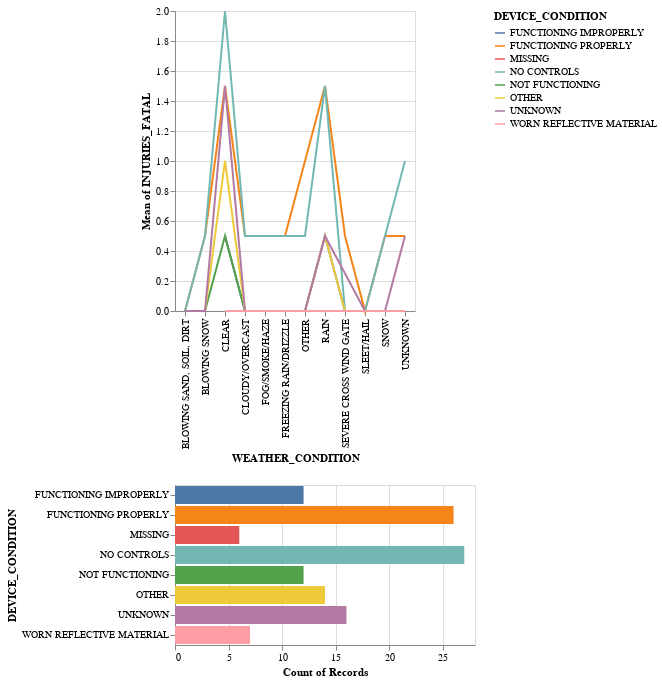

Source (notebook cell):
### Code cell
grouped_data12 = df.groupby(["DEVICE_CONDITION","WEATHER_CONDITION","INJURIES_FATAL"]).size().reset_index(name='INJURIES_TOTAL')


source = grouped_data12

brush = alt.selection_interval()

points = alt.Chart(source).mark_line().encode(
    x='WEATHER_CONDITION:N',
    y='mean(INJURIES_FATAL):Q',
    color=alt.condition(brush, 'DEVICE_CONDITION:N', alt.value('lightgray'))
).add_params(
    brush
)

bars = alt.Chart(source).mark_bar().encode(
    y='DEVICE_CONDITION:N',
    color='DEVICE_CONDITION:N',
    x='count(DEVICE_CONDITION):Q'
).transform_filter(
    brush
)

points & bars

### Figure 1 — Vega-Lite specification as saved in the notebook (floating-point values rounded to 4 significant figures)
{"config": {"view": {"continuousWidth": 300, "continuousHeight": 300}}, "vconcat": [{"mark": {"type": "line"}, "encoding": {"color": {"condition": {"param": "param_3", "field": "DEVICE_CONDITION", "type": "nominal"}, "value": "lightgray"}, "x": {"field": "WEATHER_CONDITION", "type": "nominal"}, "y": {"aggregate": "mean", "field": "INJURIES_FATAL", "type": "quantitative"}}, "name": "view_4"}, {"mark": {"type": "bar"}, "encoding": {"color": {"field": "DEVICE_CONDITION", "type": "nominal"}, "x": {"aggregate": "count", "field": "DEVICE_CONDITION", "type": "quantitative"}, "y": {"field": "DEVICE_CONDITION", "type": "nominal"}}, "transform": [{"filter": {"param": "param_3"}}]}], "data": {"name": "data-73fcae7fb26ff362b3830c1a9aca39d6"}, "params": [{"name": "param_3", "select": {"type": "interval"}, "views": ["view_4"]}], "$schema": "https://vega.github.io/schema/vega-lite/v5.15.1.json", "datasets": {"data-73fcae7fb26ff362b3830c1a9aca39d6": [{"DEVICE_CONDITION": "FUNCTIONING IMPROPERLY", "WEATHER_CONDITION": "CLEAR", "INJURIES_FATAL": 0.0, "INJURIES_TOTAL": 2869}, {"DEVICE_CONDITION": "FUNCTIONING IMPROPERLY", "WEATHER_CONDITION": "CLEAR", "INJURIES_FATAL": 1.0, "INJURIES_TOTAL": 4}, {"DEVICE_CONDITION": "FUNCTIONING IMPROPERLY", "WEATHER_CONDITION": "CLOUDY/OVERCAST", "INJURIES_FATAL": 0.0, "INJURIES_TOTAL": 91}, {"DEVICE_CONDITION": "FUNCTIONING IMPROPERLY", "WEATHER_CONDITION": "FOG/SMOKE/HAZE", "INJURIES_FATAL": 0.0, "INJURIES_TOTAL": 4}, {"DEVICE_CONDITION": "FUNCTIONING IMPROPERLY", "WEATHER_CONDITION": "FREEZING RAIN/DRIZZLE", "INJURIES_FATAL": 0.0, "INJURIES_TOTAL": 9}, {"DEVICE_CONDITION": "FUNCTIONING IMPROPERLY", "WEATHER_CONDITION": "OTHER", "INJURIES_FATAL": 0.0, "INJURIES_TOTAL": 16}, {"DEVICE_CONDITION": "FUNCTIONING IMPROPERLY", "WEATHER_CONDITION": "RAIN", "INJURIES_FATAL": 0.0, "INJURIES_TOTAL": 431}, {"DEVICE_CONDITION": "FUNCTIONING IMPROPERLY", "WEATHER_CONDITION": "RAIN", "INJURIES_FATAL": 1.0, "INJURIES_TOTAL": 1}, {"DEVICE_CONDITION": "FUNCTIONING IMPROPERLY", "WEATHER_CONDITION": "SEVERE CROSS WIND GATE", "INJURIES_FATAL": 0.0, "INJURIES_TOTAL": 2}, {"DEVICE_CONDITION": "FUNCTIONING IMPROPERLY", "WEATHER_CONDITION": "SLEET/HAIL", "INJURIES_FATAL": 0.0, "INJURIES_TOTAL": 2}, {"DEVICE_CONDITION": "FUNCTIONING IMPROPERLY", "WEATHER_CONDITION": "SNOW", "INJURIES_FATAL": 0.0, "INJURIES_TOTAL": 144}, {"DEVICE_CONDITION": "FUNCTIONING IMPROPERLY", "WEATHER_CONDITION": "UNKNOWN", "INJURIES_FATAL": 0.0, "INJURIES_TOTAL": 40}, {"DEVICE_CONDITION": "FUNCTIONING PROPERLY", "WEATHER_CONDITION": "BLOWING SAND, SOIL, DIRT", "INJURIES_FATAL": 0.0, "INJURIES_TOTAL": 1}, {"DEVICE_CONDITION": "FUNCTIONING PROPERLY", "WEATHER_CONDITION": "BLOWING SNOW", "INJURIES_FATAL": 0.0, "INJURIES_TOTAL": 136}, {"DEVICE_CONDITION": "FUNCTIONING PROPERLY", "WEATHER_CONDITION": "BLOWING SNOW", "INJURIES_FATAL": 1.0, "INJURIES_TOTAL": 1}, {"DEVICE_CONDITION": "FUNCTIONING PROPERLY", "WEATHER_CONDITION": "CLEAR", "INJURIES_FATAL": 0.0, "INJURIES_TOTAL": 211225}, {"DEVICE_CONDITION": "FUNCTIONING PROPERLY", "WEATHER_CONDITION": "CLEAR", "INJURIES_FATAL": 1.0, "INJURIES_TOTAL": 243}, {"DEVICE_CONDITION": "FUNCTIONING PROPERLY", "WEATHER_CONDITION": "CLEAR", "INJURIES_FATAL": 2.0, "INJURIES_TOTAL": 20}, {"DEVICE_CONDITION": "FUNCTIONING PROPERLY", "WEATHER_CONDITION": "CLEAR", "INJURIES_FATAL": 3.0, "INJURIES_TOTAL": 2}, {"DEVICE_CONDITION": "FUNCTIONING PROPERLY", "WEATHER_CONDITION": "CLOUDY/OVERCAST", "INJURIES_FATAL": 0.0, "INJURIES_TOTAL": 8808}, {"DEVICE_CONDITION": "FUNCTIONING PROPERLY", "WEATHER_CONDITION": "CLOUDY/OVERCAST", "INJURIES_FATAL": 1.0, "INJURIES_TOTAL": 11}, {"DEVICE_CONDITION": "FUNCTIONING PROPERLY", "WEATHER_CONDITION": "FOG/SMOKE/HAZE", "INJURIES_FATAL": 0.0, "INJURIES_TOTAL": 415}, {"DEVICE_CONDITION": "FUNCTIONING PROPERLY", "WEATHER_CONDITION": "FOG/SMOKE/HAZE", "INJURIES_FATAL": 1.0, "INJURIES_TOTAL": 1}, {"DEVICE_CONDITION": "FUNCTIONING PROPERLY", "WEATHER_CONDITION": "FREEZING RAIN/DRIZZLE", "INJURIES_FATAL": 0.0, "INJURIES_TOTAL": 523}, {"DEVICE_CONDITION": "FUNCTIONING PROPERLY", "WEATHER_CONDITION": "FREEZING RAIN/DRIZZLE", "INJURIES_FATAL": 1.0, "INJURIES_TOTAL": 1}, {"DEVICE_CONDITION": "FUNCTIONING PROPERLY", "WEATHER_CONDITION": "OTHER", "INJURIES_FATAL": 0.0, "INJURIES_TOTAL": 675}, {"DEVICE_CONDITION": "FUNCTIONING PROPERLY", "WEATHER_CONDITION": "OTHER", "INJURIES_FATAL": 2.0, "INJURIES_TOTAL": 1}, {"DEVICE_CONDITION": "FUNCTIONING PROPERLY", "WEATHER_CONDITION": "RAIN", "INJURIES_FATAL": 0.0, "INJURIES_TOTAL": 26141}, {"DEVICE_CONDITION": "FUNCTIONING PROPERLY", "WEATHER_CONDITION": "RAIN", "INJURIES_FATAL": 1.0, "INJURIES_TOTAL": 30}, {"DEVICE_CONDITION": "FUNCTIONING PROPERLY", "WEATHER_CONDITION": "RAIN", "INJURIES_FATAL": 2.0, "INJURIES_TOTAL": 2}, {"DEVICE_CONDITION": "FUNCTIONING PROPERLY", "WEATHER_CONDITION": "RAIN", "INJURIES_FATAL": 3.0, "INJURIES_TOTAL": 1}, {"DEVICE_CONDITION": "FUNCTIONING PROPERLY", "WEATHER_CONDITION": "SEVERE CROSS WIND GATE", "INJURIES_FATAL": 0.0, "INJURIES_TOTAL": 35}, {"DEVICE_CONDITION": "FUNCTIONING PROPERLY", "WEATHER_CONDITION": "SEVERE CROSS WIND GATE", "INJURIES_FATAL": 1.0, "INJURIES_TOTAL": 1}, {"DEVICE_CONDITION": "FUNCTIONING PROPERLY", "WEATHER_CONDITION": "SLEET/HAIL", "INJURIES_FATAL": 0.0, "INJURIES_TOTAL": 373}, {"DEVICE_CONDITION": "FUNCTIONING PROPERLY", "WEATHER_CONDITION": "SNOW", "INJURIES_FATAL": 0.0, "INJURIES_TOTAL": 8971}, {"DEVICE_CONDITION": "FUNCTIONING PROPERLY", "WEATHER_CONDITION": "SNOW", "INJURIES_FATAL": 1.0, "INJURIES_TOTAL": 2}, {"DEVICE_CONDITION": "FUNCTIONING PROPERLY", "WEATHER_CONDITION": "UNKNOWN", "INJURIES_FATAL": 0.0, "INJURIES_TOTAL": 4867}, {"DEVICE_CONDITION": "FUNCTIONING PROPERLY", "WEATHER_CONDITION": "UNKNOWN", "INJURIES_FATAL": 1.0, "INJURIES_TOTAL": 3}, {"DEVICE_CONDITION": "MISSING", "WEATHER_CONDITION": "CLEAR", "INJURIES_FATAL": 0.0, "INJURIES_TOTAL": 68}, {"DEVICE_CONDITION": "MISSING", "WEATHER_CONDITION": "CLOUDY/OVERCAST", "INJURIES_FATAL": 0.0, "INJURIES_TOTAL": 8}, {"DEVICE_CONDITION": "MISSING", "WEATHER_CONDITION": "FREEZING RAIN/DRIZZLE", "INJURIES_FATAL": 0.0, "INJURIES_TOTAL": 1}, {"DEVICE_CONDITION": "MISSING", "WEATHER_CONDITION": "RAIN", "INJURIES_FATAL": 0.0, "INJURIES_TOTAL": 8}, {"DEVICE_CONDITION": "MISSING", "WEATHER_CONDITION": "SNOW", "INJURIES_FATAL": 0.0, "INJURIES_TOTAL": 3}, {"DEVICE_CONDITION": "MISSING", "WEATHER_CONDITION": "UNKNOWN", "INJURIES_FATAL": 0.0, "INJURIES_TOTAL": 1}, {"DEVICE_CONDITION": "NO CONTROLS", "WEATHER_CONDITION": "BLOWING SAND, SOIL, DIRT", "INJURIES_FATAL": 0.0, "INJURIES_TOTAL": 3}, {"DEVICE_CONDITION": "NO CONTROLS", "WEATHER_CONDITION": "BLOWING SNOW", "INJURIES_FATAL": 0.0, "INJURIES_TOTAL": 197}, {"DEVICE_CONDITION": "NO CONTROLS", "WEATHER_CONDITION": "BLOWING SNOW", "INJURIES_FATAL": 1.0, "INJURIES_TOTAL": 1}, {"DEVICE_CONDITION": "NO CONTROLS", "WEATHER_CONDITION": "CLEAR", "INJURIES_FATAL": 0.0, "INJURIES_TOTAL": 353774}, {"DEVICE_CONDITION": "NO CONTROLS", "WEATHER_CONDITION": "CLEAR", "INJURIES_FATAL": 1.0, "INJURIES_TOTAL": 362}, {"DEVICE_CONDITION": "NO CONTROLS", "WEATHER_CONDITION": "CLEAR", "INJURIES_FATAL": 2.0, "INJURIES_TOTAL": 20}, {"DEVICE_CONDITION": "NO CONTROLS", "WEATHER_CONDITION": "CLEAR", "INJURIES_FATAL": 3.0, "INJURIES_TOTAL": 3}, {"DEVICE_CONDITION": "NO CONTROLS", "WEATHER_CONDITION": "CLEAR", "INJURIES_FATAL": 4.0, "INJURIES_TOTAL": 1}, {"DEVICE_CONDITION": "NO CONTROLS", "WEATHER_CONDITION": "CLOUDY/OVERCAST", "INJURIES_FATAL": 0.0, "INJURIES_TOTAL": 12067}, {"DEVICE_CONDITION": "NO CONTROLS", "WEATHER_CONDITION": "CLOUDY/OVERCAST", "INJURIES_FATAL": 1.0, "INJURIES_TOTAL": 7}, {"DEVICE_CONDITION": "NO CONTROLS", "WEATHER_CONDITION": "FOG/SMOKE/HAZE", "INJURIES_FATAL": 0.0, "INJURIES_TOTAL": 602}, {"DEVICE_CONDITION": "NO CONTROLS", "WEATHER_CONDITION": "FOG/SMOKE/HAZE", "INJURIES_FATAL": 1.0, "INJURIES_TOTAL": 1}, {"DEVICE_CONDITION": "NO CONTROLS", "WEATHER_CONDITION": "FREEZING RAIN/DRIZZLE", "INJURIES_FATAL": 0.0, "INJURIES_TOTAL": 732}, {"DEVICE_CONDITION": "NO CONTROLS", "WEATHER_CONDITION": "FREEZING RAIN/DRIZZLE", "INJURIES_FATAL": 1.0, "INJURIES_TOTAL": 1}, {"DEVICE_CONDITION": "NO CONTROLS", "WEATHER_CONDITION": "OTHER", "INJURIES_FATAL": 0.0, "INJURIES_TOTAL": 1308}, {"DEVICE_CONDITION": "NO CONTROLS", "WEATHER_CONDITION": "OTHER", "INJURIES_FATAL": 1.0, "INJURIES_TOTAL": 2}, {"DEVICE_CONDITION": "NO CONTROLS", "WEATHER_CONDITION": "RAIN", "INJURIES_FATAL": 0.0, "INJURIES_TOTAL": 34867}, {"DEVICE_CONDITION": "NO CONTROLS", "WEATHER_CONDITION": "RAIN", "INJURIES_FATAL": 1.0, "INJURIES_TOTAL": 40}, {"DEVICE_CONDITION": "NO CONTROLS", "WEATHER_CONDITION": "RAIN", "INJURIES_FATAL": 2.0, "INJURIES_TOTAL": 2}, {"DEVICE_CONDITION": "NO CONTROLS", "WEATHER_CONDITION": "RAIN", "INJURIES_FATAL": 3.0, "INJURIES_TOTAL": 1}, {"DEVICE_CONDITION": "NO CONTROLS", "WEATHER_CONDITION": "SEVERE CROSS WIND GATE", "INJURIES_FATAL": 0.0, "INJURIES_TOTAL": 76}, {"DEVICE_CONDITION": "NO CONTROLS", "WEATHER_CONDITION": "SLEET/HAIL", "INJURIES_FATAL": 0.0, "INJURIES_TOTAL": 477}, {"DEVICE_CONDITION": "NO CONTROLS", "WEATHER_CONDITION": "SNOW", "INJURIES_FATAL": 0.0, "INJURIES_TOTAL": 15296}, {"DEVICE_CONDITION": "NO CONTROLS", "WEATHER_CONDITION": "SNOW", "INJURIES_FATAL": 1.0, "INJURIES_TOTAL": 21}, {"DEVICE_CONDITION": "NO CONTROLS", "WEATHER_CONDITION": "UNKNOWN", "INJURIES_FATAL": 0.0, "INJURIES_TOTAL": 20469}, {"DEVICE_CONDITION": "NO CONTROLS", "WEATHER_CONDITION": "UNKNOWN", "INJURIES_FATAL": 1.0, "INJURIES_TOTAL": 4}, {"DEVICE_CONDITION": "NO CONTROLS", "WEATHER_CONDITION": "UNKNOWN", "INJURIES_FATAL": 2.0, "INJURIES_TOTAL": 1}, {"DEVICE_CONDITION": "NOT FUNCTIONING", "WEATHER_CONDITION": "BLOWING SNOW", "INJURIES_FATAL": 0.0, "INJURIES_TOTAL": 2}, {"DEVICE_CONDITION": "NOT FUNCTIONING", "WEATHER_CONDITION": "CLEAR", "INJURIES_FATAL": 0.0, "INJURIES_TOTAL": 1776}, {"DEVICE_CONDITION": "NOT FUNCTIONING", "WEATHER_CONDITION": "CLEAR", "INJURIES_FATAL": 1.0, "INJURIES_TOTAL": 3}, {"DEVICE_CONDITION": "NOT FUNCTIONING", "WEATHER_CONDITION": "CLOUDY/OVERCAST", "INJURIES_FATAL": 0.0, "INJURIES_TOTAL": 63}, {"DEVICE_CONDITION": "NOT FUNCTIONING", "WEATHER_CONDITION": "FOG/SMOKE/HAZE", "INJURIES_FATAL": 0.0, "INJURIES_TOTAL": 2}, {"DEVICE_CONDITION": "NOT FUNCTIONING", "WEATHER_CONDITION": "FREEZING RAIN/DRIZZLE", "INJURIES_FATAL": 0.0, "INJURIES_TOTAL": 6}, {"DEVICE_CONDITION": "NOT FUNCTIONING", "WEATHER_CONDITION": "OTHER", "INJURIES_FATAL": 0.0, "INJURIES_TOTAL": 12}, {"DEVICE_CONDITION": "NOT FUNCTIONING", "WEATHER_CONDITION": "RAIN", "INJURIES_FATAL": 0.0, "INJURIES_TOTAL": 248}, {"DEVICE_CONDITION": "NOT FUNCTIONING", "WEATHER_CONDITION": "SEVERE CROSS WIND GATE", "INJURIES_FATAL": 0.0, "INJURIES_TOTAL": 5}, {"DEVICE_CONDITION": "NOT FUNCTIONING", "WEATHER_CONDITION": "SLEET/HAIL", "INJURIES_FATAL": 0.0, "INJURIES_TOTAL": 4}, {"DEVICE_CONDITION": "NOT FUNCTIONING", "WEATHER_CONDITION": "SNOW", "INJURIES_FATAL": 0.0, "INJURIES_TOTAL": 78}, {"DEVICE_CONDITION": "NOT FUNCTIONING", "WEATHER_CONDITION": "UNKNOWN", "INJURIES_FATAL": 0.0, "INJURIES_TOTAL": 68}, {"DEVICE_CONDITION": "OTHER", "WEATHER_CONDITION": "BLOWING SNOW", "INJURIES_FATAL": 0.0, "INJURIES_TOTAL": 5}, {"DEVICE_CONDITION": "OTHER", "WEATHER_CONDITION": "CLEAR", "INJURIES_FATAL": 0.0, "INJURIES_TOTAL": 4454}, {"DEVICE_CONDITION": "OTHER", "WEATHER_CONDITION": "CLEAR", "INJURIES_FATAL": 1.0, "INJURIES_TOTAL": 5}, {"DEVICE_CONDITION": "OTHER", "WEATHER_CONDITION": "CLEAR", "INJURIES_FATAL": 2.0, "INJURIES_TOTAL": 1}, {"DEVICE_CONDITION": "OTHER", "WEATHER_CONDITION": "CLOUDY/OVERCAST", "INJURIES_FATAL": 0.0, "INJURIES_TOTAL": 197}, {"DEVICE_CONDITION": "OTHER", "WEATHER_CONDITION": "FOG/SMOKE/HAZE", "INJURIES_FATAL": 0.0, "INJURIES_TOTAL": 10}, {"DEVICE_CONDITION": "OTHER", "WEATHER_CONDITION": "FREEZING RAIN/DRIZZLE", "INJURIES_FATAL": 0.0, "INJURIES_TOTAL": 9}, {"DEVICE_CONDITION": "OTHER", "WEATHER_CONDITION": "OTHER", "INJURIES_FATAL": 0.0, "INJURIES_TOTAL": 93}, {"DEVICE_CONDITION": "OTHER", "WEATHER_CONDITION": "RAIN", "INJURIES_FATAL": 0.0, "INJURIES_TOTAL": 541}, {"DEVICE_CONDITION": "OTHER", "WEATHER_CONDITION": "RAIN", "INJURIES_FATAL": 1.0, "INJURIES_TOTAL": 1}, {"DEVICE_CONDITION": "OTHER", "WEATHER_CONDITION": "SEVERE CROSS WIND GATE", "INJURIES_FATAL": 0.0, "INJURIES_TOTAL": 3}, {"DEVICE_CONDITION": "OTHER", "WEATHER_CONDITION": "SLEET/HAIL", "INJURIES_FATAL": 0.0, "INJURIES_TOTAL": 10}, {"DEVICE_CONDITION": "OTHER", "WEATHER_CONDITION": "SNOW", "INJURIES_FATAL": 0.0, "INJURIES_TOTAL": 219}, {"DEVICE_CONDITION": "OTHER", "WEATHER_CONDITION": "UNKNOWN", "INJURIES_FATAL": 0.0, "INJURIES_TOTAL": 249}, {"DEVICE_CONDITION": "UNKNOWN", "WEATHER_CONDITION": "BLOWING SAND, SOIL, DIRT", "INJURIES_FATAL": 0.0, "INJURIES_TOTAL": 3}, {"DEVICE_CONDITION": "UNKNOWN", "WEATHER_CONDITION": "BLOWING SNOW", "INJURIES_FATAL": 0.0, "INJURIES_TOTAL": 32}, {"DEVICE_CONDITION": "UNKNOWN", "WEATHER_CONDITION": "CLEAR", "INJURIES_FATAL": 0.0, "INJURIES_TOTAL": 27885}, {"DEVICE_CONDITION": "UNKNOWN", "WEATHER_CONDITION": "CLEAR", "INJURIES_FATAL": 1.0, "INJURIES_TOTAL": 26}, {"DEVICE_CONDITION": "UNKNOWN", "WEATHER_CONDITION": "CLEAR", "INJURIES_FATAL": 2.0, "INJURIES_TOTAL": 4}, {"DEVICE_CONDITION": "UNKNOWN", "WEATHER_CONDITION": "CLEAR", "INJURIES_FATAL": 3.0, "INJURIES_TOTAL": 1}, {"DEVICE_CONDITION": "UNKNOWN", "WEATHER_CONDITION": "CLOUDY/OVERCAST", "INJURIES_FATAL": 0.0, "INJURIES_TOTAL": 1010}, {"DEVICE_CONDITION": "UNKNOWN", "WEATHER_CONDITION": "FOG/SMOKE/HAZE", "INJURIES_FATAL": 0.0, "INJURIES_TOTAL": 60}, {"DEVICE_CONDITION": "UNKNOWN", "WEATHER_CONDITION": "FREEZING RAIN/DRIZZLE", "INJURIES_FATAL": 0.0, "INJURIES_TOTAL": 79}, {"DEVICE_CONDITION": "UNKNOWN", "WEATHER_CONDITION": "OTHER", "INJURIES_FATAL": 0.0, "INJURIES_TOTAL": 227}, {"DEVICE_CONDITION": "UNKNOWN", "WEATHER_CONDITION": "RAIN", "INJURIES_FATAL": 0.0, "INJURIES_TOTAL": 3353}, {"DEVICE_CONDITION": "UNKNOWN", "WEATHER_CONDITION": "RAIN", "INJURIES_FATAL": 1.0, "INJURIES_TOTAL": 4}, {"DEVICE_CONDITION": "UNKNOWN", "WEATHER_CONDITION": "SLEET/HAIL", "INJURIES_FATAL": 0.0, "INJURIES_TOTAL": 60}, {"DEVICE_CONDITION": "UNKNOWN", "WEATHER_CONDITION": "SNOW", "INJURIES_FATAL": 0.0, "INJURIES_TOTAL": 1474}, {"DEVICE_CONDITION": "UNKNOWN", "WEATHER_CONDITION": "UNKNOWN", "INJURIES_FATAL": 0.0, "INJURIES_TOTAL": 15198}, {"DEVICE_CONDITION": "UNKNOWN", "WEATHER_CONDITION": "UNKNOWN", "INJURIES_FATAL": 1.0, "INJURIES_TOTAL": 5}, {"DEVICE_CONDITION": "WORN REFLECTIVE MATERIAL", "WEATHER_CONDITION": "CLEAR", "INJURIES_FATAL": 0.0, "INJURIES_TOTAL": 213}, {"DEVICE_CONDITION": "WORN REFLECTIVE MATERIAL", "WEATHER_CONDITION": "CLOUDY/OVERCAST", "INJURIES_FATAL": 0.0, "INJURIES_TOTAL": 8}, {"DEVICE_CONDITION": "WORN REFLECTIVE MATERIAL", "WEATHER_CONDITION": "FREEZING RAIN/DRIZZLE", "INJURIES_FATAL": 0.0, "INJURIES_TOTAL": 1}, {"DEVICE_CONDITION": "WORN REFLECTIVE MATERIAL", "WEATHER_CONDITION": "OTHER", "INJURIES_FATAL": 0.0, "INJURIES_TOTAL": 2}, {"DEVICE_CONDITION": "WORN REFLECTIVE MATERIAL", "WEATHER_CONDITION": "RAIN", "INJURIES_FATAL": 0.0, "INJURIES_TOTAL": 29}, {"DEVICE_CONDITION": "WORN REFLECTIVE MATERIAL", "WEATHER_CONDITION": "SNOW", "INJURIES_FATAL": 0.0, "INJURIES_TOTAL": 13}, {"DEVICE_CONDITION": "WORN REFLECTIVE MATERIAL", "WEATHER_CONDITION": "UNKNOWN", "INJURIES_FATAL": 0.0, "INJURIES_TOTAL": 5}]}}
